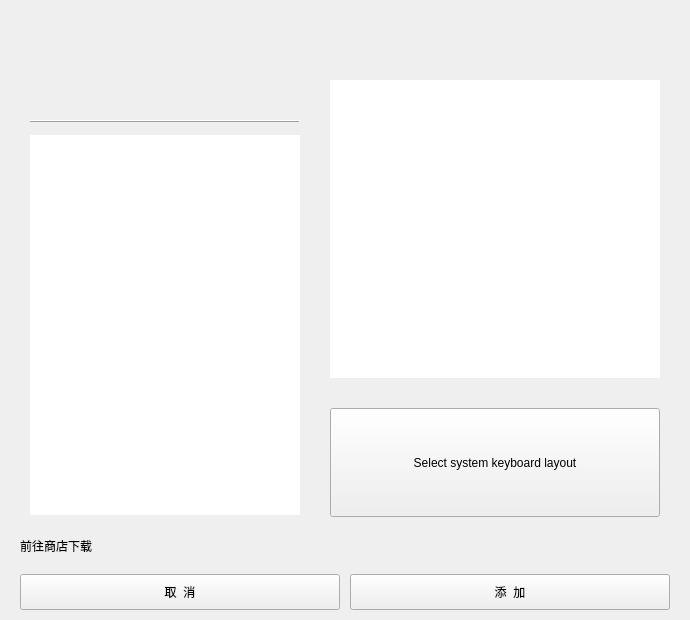
<?xml version="1.0" encoding="UTF-8"?>
<ui version="4.0">
 <class>IMPage</class>
 <widget class="QWidget" name="IMPage">
  <property name="geometry">
   <rect>
    <x>0</x>
    <y>0</y>
    <width>690</width>
    <height>620</height>
   </rect>
  </property>
  <property name="minimumSize">
   <size>
    <width>0</width>
    <height>620</height>
   </size>
  </property>
  <property name="maximumSize">
   <size>
    <width>16777215</width>
    <height>620</height>
   </size>
  </property>
  <property name="windowTitle">
   <string comment="KDE::DoNotExtract">Form</string>
  </property>
  <layout class="QVBoxLayout" name="verticalLayout_4" stretch="0,0,0">
   <property name="spacing">
    <number>0</number>
   </property>
   <property name="leftMargin">
    <number>0</number>
   </property>
   <property name="topMargin">
    <number>70</number>
   </property>
   <property name="rightMargin">
    <number>0</number>
   </property>
   <property name="bottomMargin">
    <number>0</number>
   </property>
   <item>
    <layout class="QHBoxLayout" name="layout_view" stretch="0,0,0,0,0">
     <property name="spacing">
      <number>0</number>
     </property>
     <property name="leftMargin">
      <number>0</number>
     </property>
     <property name="rightMargin">
      <number>0</number>
     </property>
     <item>
      <spacer name="horizontalSpacer_5">
       <property name="orientation">
        <enum>Qt::Horizontal</enum>
       </property>
       <property name="sizeType">
        <enum>QSizePolicy::Fixed</enum>
       </property>
       <property name="sizeHint" stdset="0">
        <size>
         <width>20</width>
         <height>20</height>
        </size>
       </property>
      </spacer>
     </item>
     <item>
      <layout class="QHBoxLayout" name="layout_leftview">
       <property name="spacing">
        <number>0</number>
       </property>
       <item>
        <layout class="QHBoxLayout" name="layout_leftveiw_in" stretch="0,0,0">
         <property name="spacing">
          <number>0</number>
         </property>
         <item>
          <spacer name="horizontalSpacer_2">
           <property name="orientation">
            <enum>Qt::Horizontal</enum>
           </property>
           <property name="sizeType">
            <enum>QSizePolicy::Expanding</enum>
           </property>
           <property name="sizeHint" stdset="0">
            <size>
             <width>10</width>
             <height>20</height>
            </size>
           </property>
          </spacer>
         </item>
         <item>
          <layout class="QVBoxLayout" name="verticalLayout_3">
           <property name="spacing">
            <number>10</number>
           </property>
           <property name="leftMargin">
            <number>0</number>
           </property>
           <property name="topMargin">
            <number>0</number>
           </property>
           <property name="rightMargin">
            <number>0</number>
           </property>
           <property name="bottomMargin">
            <number>10</number>
           </property>
           <item>
            <widget class="QWidget" name="widget_search_edit" native="true">
             <property name="sizePolicy">
              <sizepolicy hsizetype="Fixed" vsizetype="Fixed">
               <horstretch>0</horstretch>
               <verstretch>0</verstretch>
              </sizepolicy>
             </property>
             <property name="minimumSize">
              <size>
               <width>270</width>
               <height>36</height>
              </size>
             </property>
             <property name="maximumSize">
              <size>
               <width>270</width>
               <height>36</height>
              </size>
             </property>
             <property name="sizeIncrement">
              <size>
               <width>270</width>
               <height>36</height>
              </size>
             </property>
             <property name="baseSize">
              <size>
               <width>270</width>
               <height>36</height>
              </size>
             </property>
             <layout class="QVBoxLayout" name="layout_search_edit">
              <property name="spacing">
               <number>0</number>
              </property>
              <property name="leftMargin">
               <number>0</number>
              </property>
              <property name="topMargin">
               <number>0</number>
              </property>
              <property name="rightMargin">
               <number>0</number>
              </property>
              <property name="bottomMargin">
               <number>0</number>
              </property>
             </layout>
            </widget>
           </item>
           <item>
            <widget class="Line" name="line">
             <property name="minimumSize">
              <size>
               <width>270</width>
               <height>0</height>
              </size>
             </property>
             <property name="maximumSize">
              <size>
               <width>270</width>
               <height>16777215</height>
              </size>
             </property>
             <property name="styleSheet">
              <string notr="true"/>
             </property>
             <property name="frameShadow">
              <enum>QFrame::Raised</enum>
             </property>
             <property name="lineWidth">
              <number>1</number>
             </property>
             <property name="orientation">
              <enum>Qt::Horizontal</enum>
             </property>
            </widget>
           </item>
           <item>
            <widget class="QListView" name="availIMView">
             <property name="enabled">
              <bool>true</bool>
             </property>
             <property name="sizePolicy">
              <sizepolicy hsizetype="Expanding" vsizetype="Expanding">
               <horstretch>0</horstretch>
               <verstretch>0</verstretch>
              </sizepolicy>
             </property>
             <property name="minimumSize">
              <size>
               <width>270</width>
               <height>380</height>
              </size>
             </property>
             <property name="maximumSize">
              <size>
               <width>270</width>
               <height>380</height>
              </size>
             </property>
             <property name="sizeIncrement">
              <size>
               <width>270</width>
               <height>380</height>
              </size>
             </property>
             <property name="baseSize">
              <size>
               <width>270</width>
               <height>380</height>
              </size>
             </property>
             <property name="frameShape">
              <enum>QFrame::NoFrame</enum>
             </property>
            </widget>
           </item>
          </layout>
         </item>
         <item>
          <spacer name="horizontalSpacer">
           <property name="orientation">
            <enum>Qt::Horizontal</enum>
           </property>
           <property name="sizeType">
            <enum>QSizePolicy::Expanding</enum>
           </property>
           <property name="sizeHint" stdset="0">
            <size>
             <width>10</width>
             <height>20</height>
            </size>
           </property>
          </spacer>
         </item>
        </layout>
       </item>
      </layout>
     </item>
     <item>
      <layout class="QHBoxLayout" name="layout_middleview">
       <property name="spacing">
        <number>0</number>
       </property>
       <property name="leftMargin">
        <number>0</number>
       </property>
       <property name="rightMargin">
        <number>0</number>
       </property>
       <property name="bottomMargin">
        <number>0</number>
       </property>
       <item>
        <layout class="QHBoxLayout" name="layout_middleview_in">
         <item>
          <spacer name="horizontalSpacer_7">
           <property name="orientation">
            <enum>Qt::Horizontal</enum>
           </property>
           <property name="sizeType">
            <enum>QSizePolicy::Fixed</enum>
           </property>
           <property name="sizeHint" stdset="0">
            <size>
             <width>10</width>
             <height>20</height>
            </size>
           </property>
          </spacer>
         </item>
        </layout>
       </item>
      </layout>
     </item>
     <item>
      <layout class="QVBoxLayout" name="layout_rightview">
       <property name="spacing">
        <number>10</number>
       </property>
       <item>
        <layout class="QVBoxLayout" name="layout_r_up_view">
         <property name="spacing">
          <number>0</number>
         </property>
         <property name="leftMargin">
          <number>10</number>
         </property>
         <property name="topMargin">
          <number>10</number>
         </property>
         <property name="rightMargin">
          <number>10</number>
         </property>
         <property name="bottomMargin">
          <number>10</number>
         </property>
         <item>
          <widget class="QListView" name="currentIMView">
           <property name="minimumSize">
            <size>
             <width>330</width>
             <height>298</height>
            </size>
           </property>
           <property name="maximumSize">
            <size>
             <width>330</width>
             <height>298</height>
            </size>
           </property>
           <property name="frameShape">
            <enum>QFrame::NoFrame</enum>
           </property>
          </widget>
         </item>
        </layout>
       </item>
       <item>
        <layout class="QVBoxLayout" name="layout_r_down_view">
         <property name="spacing">
          <number>0</number>
         </property>
         <property name="leftMargin">
          <number>10</number>
         </property>
         <property name="topMargin">
          <number>10</number>
         </property>
         <property name="rightMargin">
          <number>10</number>
         </property>
         <property name="bottomMargin">
          <number>10</number>
         </property>
         <item>
          <widget class="QPushButton" name="defaultLayoutButton">
           <property name="minimumSize">
            <size>
             <width>330</width>
             <height>109</height>
            </size>
           </property>
           <property name="maximumSize">
            <size>
             <width>330</width>
             <height>109</height>
            </size>
           </property>
           <property name="toolTip">
            <string>Keyboard layout to use when no input method active</string>
           </property>
           <property name="text">
            <string>Select system keyboard layout</string>
           </property>
          </widget>
         </item>
        </layout>
       </item>
      </layout>
     </item>
     <item>
      <spacer name="horizontalSpacer_6">
       <property name="orientation">
        <enum>Qt::Horizontal</enum>
       </property>
       <property name="sizeType">
        <enum>QSizePolicy::Fixed</enum>
       </property>
       <property name="sizeHint" stdset="0">
        <size>
         <width>20</width>
         <height>20</height>
        </size>
       </property>
      </spacer>
     </item>
    </layout>
   </item>
   <item>
    <layout class="QVBoxLayout" name="verticalLayout_2">
     <property name="spacing">
      <number>0</number>
     </property>
     <property name="leftMargin">
      <number>20</number>
     </property>
     <property name="topMargin">
      <number>10</number>
     </property>
     <property name="bottomMargin">
      <number>10</number>
     </property>
     <item>
      <widget class="QLabel" name="label_store_download">
       <property name="maximumSize">
        <size>
         <width>72</width>
         <height>17</height>
        </size>
       </property>
       <property name="sizeIncrement">
        <size>
         <width>72</width>
         <height>17</height>
        </size>
       </property>
       <property name="baseSize">
        <size>
         <width>0</width>
         <height>0</height>
        </size>
       </property>
       <property name="text">
        <string>前往商店下载</string>
       </property>
      </widget>
     </item>
    </layout>
   </item>
   <item>
    <layout class="QHBoxLayout" name="horizontalLayout">
     <property name="spacing">
      <number>0</number>
     </property>
     <property name="leftMargin">
      <number>0</number>
     </property>
     <property name="topMargin">
      <number>10</number>
     </property>
     <property name="bottomMargin">
      <number>10</number>
     </property>
     <item>
      <spacer name="horizontalSpacer_21">
       <property name="orientation">
        <enum>Qt::Horizontal</enum>
       </property>
       <property name="sizeHint" stdset="0">
        <size>
         <width>40</width>
         <height>20</height>
        </size>
       </property>
      </spacer>
     </item>
     <item>
      <widget class="QPushButton" name="pb_close">
       <property name="minimumSize">
        <size>
         <width>320</width>
         <height>36</height>
        </size>
       </property>
       <property name="maximumSize">
        <size>
         <width>320</width>
         <height>36</height>
        </size>
       </property>
       <property name="text">
        <string>取  消</string>
       </property>
      </widget>
     </item>
     <item>
      <spacer name="horizontalSpacer_22">
       <property name="orientation">
        <enum>Qt::Horizontal</enum>
       </property>
       <property name="sizeType">
        <enum>QSizePolicy::Fixed</enum>
       </property>
       <property name="sizeHint" stdset="0">
        <size>
         <width>10</width>
         <height>20</height>
        </size>
       </property>
      </spacer>
     </item>
     <item>
      <widget class="QPushButton" name="pb_add">
       <property name="minimumSize">
        <size>
         <width>320</width>
         <height>36</height>
        </size>
       </property>
       <property name="maximumSize">
        <size>
         <width>320</width>
         <height>36</height>
        </size>
       </property>
       <property name="text">
        <string>添  加</string>
       </property>
      </widget>
     </item>
     <item>
      <spacer name="horizontalSpacer_8">
       <property name="orientation">
        <enum>Qt::Horizontal</enum>
       </property>
       <property name="sizeHint" stdset="0">
        <size>
         <width>40</width>
         <height>20</height>
        </size>
       </property>
      </spacer>
     </item>
    </layout>
   </item>
  </layout>
 </widget>
 <resources/>
 <connections/>
</ui>
